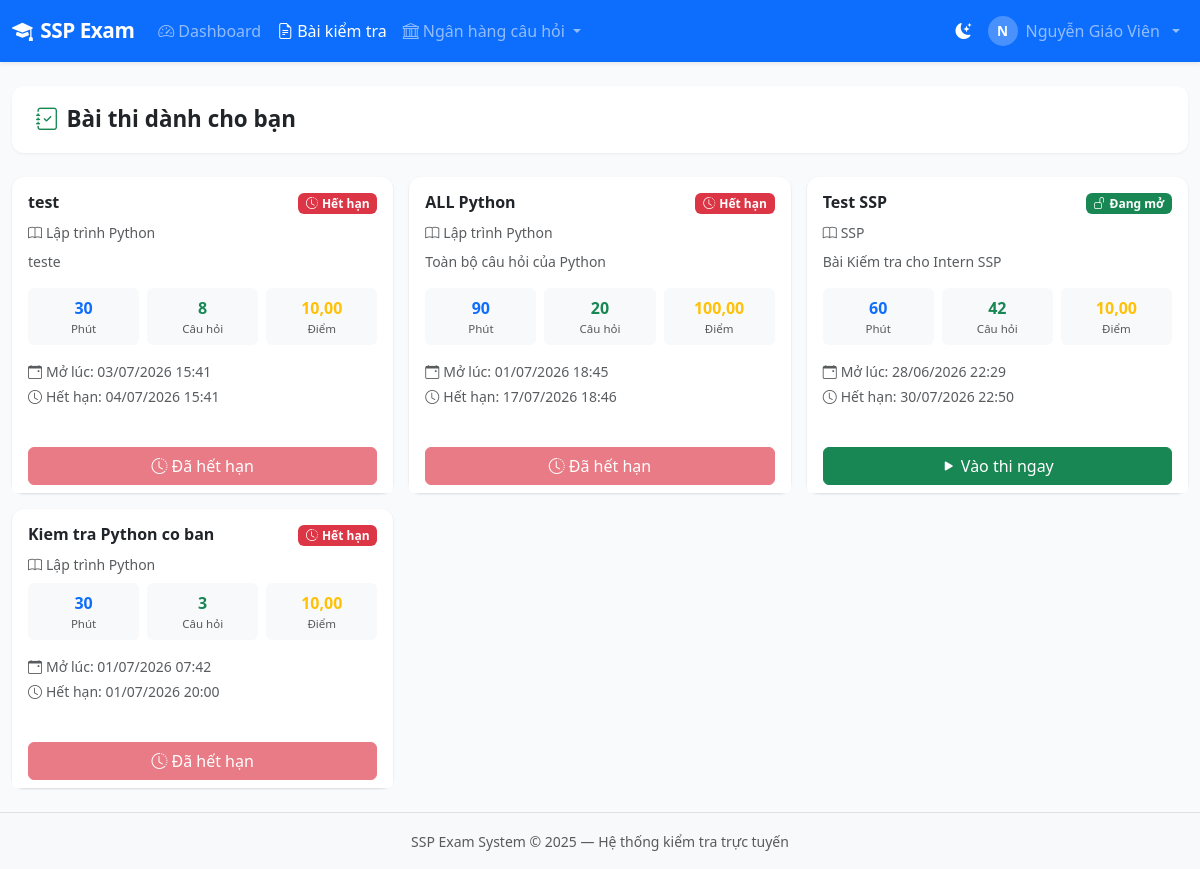
The page /exams/available/ (signed in) on the database its author committed.
### accounts/models.py (models this page shows, shortened)
class User(AbstractUser):
    ROLE_ADMIN = 'admin'
    ROLE_TEACHER = 'teacher'
    ROLE_STUDENT = 'student'
    ROLE_CHOICES = [
        (ROLE_ADMIN, 'Quản trị viên'),
        (ROLE_TEACHER, 'Quản lý đào tạo'),
        (ROLE_STUDENT, 'Nhân viên'),
    ]
    role = models.CharField(max_length=20, choices=ROLE_CHOICES, default=ROLE_STUDENT)
    phone = models.CharField(max_length=20, blank=True)
    avatar = models.ImageField(upload_to='avatars/', blank=True, null=True)
    student_id = models.CharField(max_length=50, blank=True, verbose_name='Mã nhân viên')
    class_name = models.CharField(max_length=100, blank=True, verbose_name='Phòng ban/Team')
    created_at = models.DateTimeField(auto_now_add=True)
    updated_at = models.DateTimeField(auto_now=True)
    class Meta:
        verbose_name = 'Người dùng'
        verbose_name_plural = 'Người dùng'
        ordering = ['-date_joined']
    @property
    def is_admin(self):
        return self.role == self.ROLE_ADMIN
    @property
    def can_create_exam(self):
        return self.role in (self.ROLE_ADMIN, self.ROLE_TEACHER)

### exams/models.py (models this page shows, shortened)
class Exam(models.Model):
    TYPE_SINGLE = 'single'
    TYPE_MULTIPLE = 'multiple'
    TYPE_TRUE_FALSE = 'true_false'
    TYPE_MIXED = 'mixed'
    TYPE_CHOICES = [
        (TYPE_SINGLE, 'Trắc nghiệm 1 đáp án'),
        (TYPE_MULTIPLE, 'Trắc nghiệm nhiều đáp án'),
        (TYPE_TRUE_FALSE, 'Đúng / Sai'),
        (TYPE_MIXED, 'Tổng hợp'),
    ]
    STATUS_DRAFT = 'draft'
    STATUS_SCHEDULED = 'scheduled'
    STATUS_ACTIVE = 'active'
    STATUS_PAUSED = 'paused'
    STATUS_ENDED = 'ended'
    STATUS_CHOICES = [
        (STATUS_DRAFT, 'Nháp'),
        (STATUS_SCHEDULED, 'Đã lên lịch'),
        (STATUS_ACTIVE, 'Đang diễn ra'),
        (STATUS_PAUSED, 'Tạm dừng'),
        (STATUS_ENDED, 'Đã kết thúc'),
    ]
    title = models.CharField(max_length=300, verbose_name='Tiêu đề bài kiểm tra')
    description = models.TextField(blank=True, verbose_name='Mô tả')
    subject = models.ForeignKey(Subject, on_delete=models.SET_NULL, null=True, related_name='exams')
    exam_type = models.CharField(max_length=20, choices=TYPE_CHOICES, default=TYPE_MIXED)
    status = models.CharField(max_length=20, choices=STATUS_CHOICES, default=STATUS_DRAFT)
    duration_minutes = models.PositiveIntegerField(default=60, verbose_name='Thời gian làm bài (phút)')
    total_points = models.DecimalField(max_digits=6, decimal_places=2, default=10.0, verbose_name='Tổng điểm')
    pass_score = models.DecimalField(max_digits=6, decimal_places=2, default=5.0, verbose_name='Điểm đạt')
    max_attempts = models.PositiveSmallIntegerField(default=1, verbose_name='Số lần thi tối đa')
    start_time = models.DateTimeField(null=True, blank=True, verbose_name='Thời gian bắt đầu')
    end_time = models.DateTimeField(null=True, blank=True, verbose_name='Thời gian kết thúc')
    shuffle_questions = models.BooleanField(default=True, verbose_name='Đảo thứ tự câu hỏi')
    shuffle_choices = models.BooleanField(default=True, verbose_name='Đảo thứ tự đáp án')
    show_result_immediately = models.BooleanField(default=True, verbose_name='Hiển thị kết quả ngay')
    show_correct_answers = models.BooleanField(default=False, verbose_name='Hiển thị đáp án đúng')
    prevent_cheating = models.BooleanField(default=True, verbose_name='Bật chống gian lận')
    allow_review = models.BooleanField(default=True, verbose_name='Cho phép xem lại')
    is_public = models.BooleanField(default=False, verbose_name='Bài thi công khai')
    created_by = models.ForeignKey(
        settings.AUTH_USER_MODEL, on_delete=models.CASCADE, related_name='exams_created'
    )
    created_at = models.DateTimeField(auto_now_add=True)
    updated_at = models.DateTimeField(auto_now=True)
    class Meta:
        verbose_name = 'Bài kiểm tra'
        verbose_name_plural = 'Bài kiểm tra'
        ordering = ['-created_at']
    @property
    def is_expired(self):
        return self.end_time is not None and timezone.now() > self.end_time
    @property
    def is_upcoming(self):
        return self.start_time is not None and timezone.now() < self.start_time
    @property
    def student_state(self):
        if self.status == self.STATUS_PAUSED:
            return 'paused'
        if self.is_upcoming:
            return 'upcoming'
        if self.is_expired:
            return 'expired'
        return 'open'
    @property
    def question_count(self):
        return self.exam_questions.count()

### questions/models.py (models this page shows, shortened)
class Subject(models.Model):
    name = models.CharField(max_length=200, verbose_name='Tên môn học')
    code = models.CharField(max_length=20, blank=True, verbose_name='Mã môn')
    description = models.TextField(blank=True)
    created_by = models.ForeignKey(settings.AUTH_USER_MODEL, on_delete=models.SET_NULL, null=True)
    created_at = models.DateTimeField(auto_now_add=True)
    class Meta:
        verbose_name = 'Môn học'
        verbose_name_plural = 'Môn học'
        ordering = ['name']

### exams/views.py (the view)
# urls.py: path('available/', views.available_exams_view, name='available_exams'),
@login_required
def available_exams_view(request):
    from django.db.models import Q
    user = request.user
    assigned_ids = ExamAssignment.objects.filter(
        Q(user=user) | Q(class_name=user.class_name)
    ).values_list('exam_id', flat=True)
    exams = Exam.objects.filter(
        Q(is_public=True) | Q(id__in=assigned_ids),
        status__in=[Exam.STATUS_ACTIVE, Exam.STATUS_PAUSED]
    ).distinct().select_related('subject')
    return render(request, 'exams/available.html', {'exams': exams})

### templates/exams/available.html (shortened to what this page needs)
{% extends 'base.html' %}
{% block content %}
<div class="page-header">
  <h1><i class="bi bi-journal-check me-2 text-success"></i>Bài thi dành cho bạn</h1>
</div>
<div class="row g-3">
  {% for exam in exams %}
  <div class="col-md-6 col-lg-4">
    <div class="card h-100">
      <div class="card-body">
        <div class="d-flex justify-content-between align-items-start mb-2">
          <h6 class="fw-bold mb-0">{{ exam.title }}</h6>
          {% if exam.student_state == 'paused' %}
          <span class="badge bg-warning text-dark ms-2"><i class="bi bi-pause-circle me-1"></i>Tạm dừng</span>
          {% elif exam.student_state == 'upcoming' %}
          <span class="badge bg-primary ms-2"><i class="bi bi-calendar-event me-1"></i>Sẽ diễn ra</span>
          {% elif exam.student_state == 'expired' %}
          <span class="badge bg-danger ms-2"><i class="bi bi-clock-history me-1"></i>Hết hạn</span>
          {% else %}
          <span class="badge bg-success ms-2"><i class="bi bi-unlock me-1"></i>Đang mở</span>
          {% endif %}
        </div>
        {% if exam.subject %}
        <div class="text-muted small mb-2"><i class="bi bi-book me-1"></i>{{ exam.subject.name }}</div>
        {% endif %}
        {% if exam.description %}
        <p class="text-muted small mb-3">{{ exam.description|truncatechars:100 }}</p>
        {% endif %}
        <div class="row g-2 text-center mb-3">
          <div class="col-4">
            <div class="bg-light rounded p-2">
              <div class="fw-bold text-primary">{{ exam.duration_minutes }}</div>
              <div class="text-muted" style="font-size:.72rem">Phút</div>
            </div>
          </div>
          <div class="col-4">
            <div class="bg-light rounded p-2">
              <div class="fw-bold text-success">{{ exam.question_count }}</div>
              <div class="text-muted" style="font-size:.72rem">Câu hỏi</div>
            </div>
          </div>
          <div class="col-4">
            <div class="bg-light rounded p-2">
              <div class="fw-bold text-warning">{{ exam.total_points }}</div>
              <div class="text-muted" style="font-size:.72rem">Điểm</div>
            </div>
          </div>
        </div>
        {% if exam.start_time %}
        <div class="text-muted small mb-1">
          <i class="bi bi-calendar-event me-1"></i>Mở lúc: {{ exam.start_time|date:"d/m/Y H:i" }}
        </div>
        {% endif %}
        {% if exam.end_time %}
        <div class="text-muted small mb-3">
          <i class="bi bi-clock me-1"></i>Hết hạn: {{ exam.end_time|date:"d/m/Y H:i" }}
        </div>
        {% endif %}
      </div>
      <div class="card-footer bg-white border-top-0">
        {% if exam.student_state == 'paused' %}
        <button class="btn btn-warning w-100" disabled>
          <i class="bi bi-pause-circle me-1"></i>Đang tạm dừng
        </button>
        <div class="text-center text-muted small mt-1">Quản trị đang chỉnh sửa, vui lòng chờ.</div>
        {% elif exam.student_state == 'upcoming' %}
        <button class="btn btn-primary w-100" disabled>
          <i class="bi bi-calendar-event me-1"></i>Chưa tới giờ mở
        </button>
        <div class="text-center text-muted small mt-1">Bài thi sẽ mở lúc {{ exam.start_time|date:"d/m/Y H:i" }}.</div>
        {% elif exam.student_state == 'expired' %}
        <button class="btn btn-danger w-100" disabled>
          <i class="bi bi-clock-history me-1"></i>Đã hết hạn
        </button>
        {% else %}
        <a href="{% url 'start_exam' exam.pk %}" class="btn btn-success w-100">
          <i class="bi bi-play-fill me-1"></i>Vào thi ngay
        </a>
        {% endif %}
      </div>
    </div>
  </div>
  {% endfor %}
</div>
{% endblock %}

### templates/base.html (shortened to what this page needs)
<!DOCTYPE html>
<html lang="vi">
<head>
    <link href="https://cdn.jsdelivr.net/npm/bootstrap@5.3.2/dist/css/bootstrap.min.css" rel="stylesheet">
    <link href="https://cdn.jsdelivr.net/npm/bootstrap-icons@1.11.3/font/bootstrap-icons.min.css" rel="stylesheet">
    <link href="{% load static %}{% static 'css/main.css' %}" rel="stylesheet">
</head>
<body>
{% load static %}
<nav class="navbar navbar-expand-lg navbar-dark bg-primary shadow-sm">
    <div class="container-fluid">
        <a class="navbar-brand fw-bold" href="{% url 'dashboard' %}">
            <i class="bi bi-mortarboard-fill me-2"></i>SSP Exam
        </a>
        <div class="collapse navbar-collapse" id="navMain">
            {% if user.is_authenticated %}
            <ul class="navbar-nav me-auto">
                <li class="nav-item">
                    <a class="nav-link {% if request.resolver_match.url_name == 'dashboard' %}active{% endif %}"
                       href="{% url 'dashboard' %}"><i class="bi bi-speedometer2 me-1"></i>Dashboard</a>
                </li>
                {% if user.can_create_exam %}
                <li class="nav-item">
                    <a class="nav-link {% if 'exam' in request.resolver_match.url_name %}active{% endif %}"
                       href="{% url 'exam_list' %}"><i class="bi bi-file-earmark-text me-1"></i>Bài kiểm tra</a>
                </li>
                <li class="nav-item dropdown">
                    <a class="nav-link dropdown-toggle" href="#" data-bs-toggle="dropdown">
                        <i class="bi bi-bank me-1"></i>Ngân hàng câu hỏi
                    </a>
                </li>
                {% endif %}
            </ul>
            <ul class="navbar-nav ms-auto align-items-center">
                <li class="nav-item">
                    <button class="nav-link" id="themeToggle" type="button" title="Chế độ sáng / tối">
                        <i class="bi bi-moon-stars-fill" id="themeIcon"></i>
                    </button>
                </li>
                <li class="nav-item dropdown">
                    <a class="nav-link dropdown-toggle d-flex align-items-center gap-2" href="#" data-bs-toggle="dropdown">
                        {% if user.avatar %}
                        <img src="{{ user.avatar.url }}" class="rounded-circle" width="30" height="30" alt="avatar">
                        {% else %}
                        <div class="avatar-circle-sm">{{ user.first_name|first|default:user.username|first|upper }}</div>
                        {% endif %}
                        <span class="d-none d-md-inline">{{ user.get_full_name|default:user.username }}</span>
                    </a>
                </li>
            </ul>
            {% endif %}
        </div>
    </div>
</nav>
<div class="container-fluid py-4">
    {% block content %}{% endblock %}
</div>
<footer class="footer mt-auto py-3 bg-light border-top">
    <div class="container text-center">
        <span class="text-muted small">SSP Exam System &copy; 2025 — Hệ thống kiểm tra trực tuyến</span>
    </div>
</footer>
</body>
</html>

### static/css/main.css (style rules this page uses)
:root { --primary: #2563eb; --primary-dark: #1d4ed8; --success: #16a34a; --danger: #dc2626; --warning: #d97706; --info: #0891b2; --sidebar-width: 260px; }
body { background-color: #f8fafc; font-family: 'Segoe UI', system-ui, -apple-system, sans-serif; min-height: 100vh; display: flex; flex-direction: column; }
.navbar-brand { font-size: 1.3rem; letter-spacing: -0.5px; }
.avatar-circle-sm { width: 30px; height: 30px; background: rgba(255,255,255,0.25); border-radius: 50%; display: inline-flex; align-items: center; justify-content: center; font-weight: 700; font-size: 0.85rem; color: #fff; }
.card { border: none; border-radius: 12px; box-shadow: 0 1px 3px rgba(0,0,0,.08), 0 1px 2px rgba(0,0,0,.06); transition: box-shadow .2s; }
.page-header { background: #fff; border-radius: 12px; padding: 1.25rem 1.5rem; margin-bottom: 1.5rem; box-shadow: 0 1px 3px rgba(0,0,0,.06); display: flex; align-items: center; justify-content: space-between; flex-wrap: wrap; gap: .75rem; }
.page-header h1 { font-size: 1.4rem; font-weight: 700; margin: 0; }
#themeToggle { border: none; background: transparent; color: #fff; }

### rows shown on the page
User: first_name|first "N", get_full_name "Nguyễn Giáo Viên"
Exam: title "test", status "Hết hạn", subject.name "Lập trình Python", description "teste", duration_minutes "30", question_count "8", total_points "10,00", start_time "03/07/2026 15:41", end_time "04/07/2026 15:41"
Exam: title "ALL Python", status "Hết hạn", subject.name "Lập trình Python", description "Toàn bộ câu hỏi của Python", duration_minutes "90", question_count "20", total_points "100,00", start_time "01/07/2026 18:45", end_time "17/07/2026 18:46"
Exam: title "Test SSP", status "Đang mở", subject.name "SSP", description "Bài Kiếm tra cho Intern SSP", duration_minutes "60", question_count "42", total_points "10,00", start_time "28/06/2026 22:29", end_time "30/07/2026 22:50"
Exam: title "Kiem tra Python co ban", status "Hết hạn", subject.name "Lập trình Python", duration_minutes "30", question_count "3", total_points "10,00", start_time "01/07/2026 07:42", end_time "01/07/2026 20:00"
